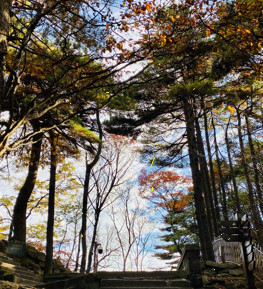
#> input picture media/img/forest.jpg, 263 x 289 px, found by its file name
$ python imageEncrypt.py
#> lines starting #> are read from the running program, lines starting #| are printed output that depends on the picture
import cv2
import numpy as np

if __name__ == '__main__':
    src = cv2.imread('../media/img/forest.jpg')
#> src is the input picture: shape (289, 263, 3); mean B, G, R 84.1, 94.2, 100.8
    key = np.random.randint(0, 256, src.shape, np.uint8)

    print(src.shape)
#| (289, 263, 3)

    cv2.imshow('Plain Image', src)
    cv2.imshow('Key', key)
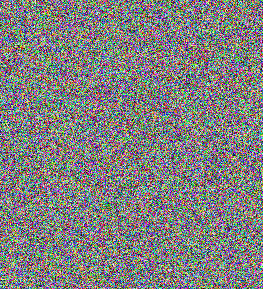
#> window 'Key': shape (289, 263, 3); mean B, G, R 126.9, 127.5, 127.8

    encryptImage = cv2.bitwise_xor(src, key)
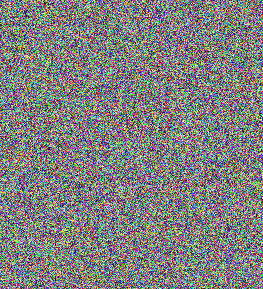
#> encryptImage: shape (289, 263, 3); mean B, G, R 127.2, 127.5, 127.7
    decryptImage = cv2.bitwise_xor(key, encryptImage)
    cv2.imshow('Encry', encryptImage)
    cv2.imshow('Decry', decryptImage)

    cv2.waitKey(0)
    cv2.destroyAllWindows()

$ run again, with media/img/antarctic.jpg copied over media/img/forest.jpg
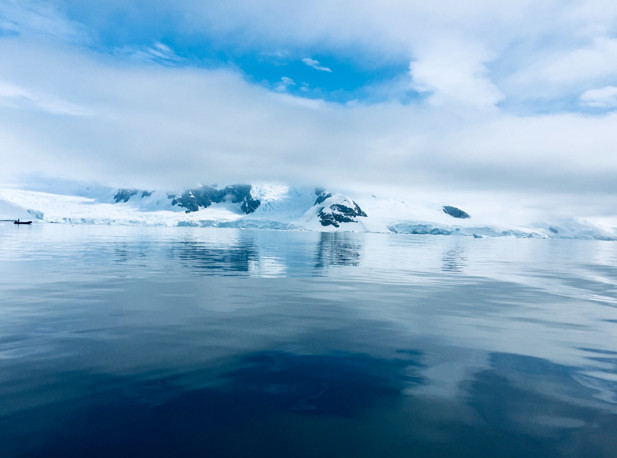
#> input picture media/img/antarctic.jpg, 617 x 458 px, found by its file name
#> src is the input picture: shape (458, 617, 3); mean B, G, R 189.4, 161, 122.6
#| (458, 617, 3)
#> `cv2.imshow('Key', key)`:
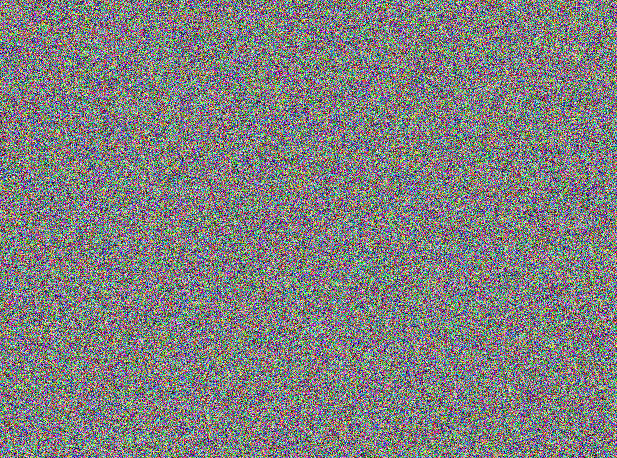
#> window 'Key': shape (458, 617, 3); mean B, G, R 127.3, 127.8, 127.6
#> `encryptImage = cv2.bitwise_xor(src, key)`:
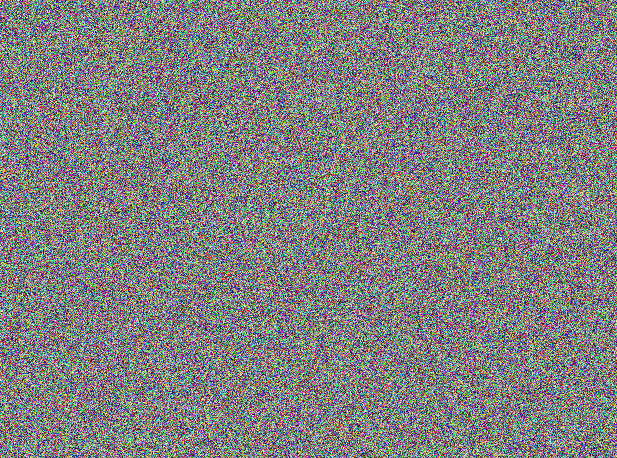
#> encryptImage: shape (458, 617, 3); mean B, G, R 127.7, 127.5, 127.7
